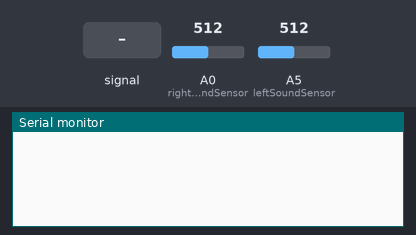
Bench run of a sketch on a simulated Arduino Uno, built with avr-gcc and run on an emulated ATmega328P. On the bench: the last lines printed to the serial monitor. The inputs (shaded band) are chosen by the test bench; at power-on: A0 (rightSoundSensor) = 512, A5 (leftSoundSensor) = 512.

Above: at 1.2 s.
1.3 s: A0 (rightSoundSensor) fed a 2 Hz sine of ±306 counts around its level
At 4.1 s:
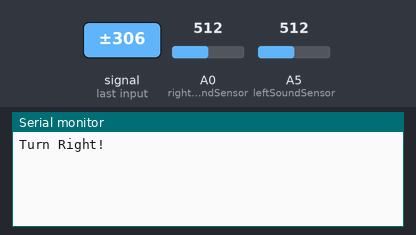
4.3 s: A5 (leftSoundSensor) fed a 200 Hz sine of ±460 counts around its level
At 5.9 s:
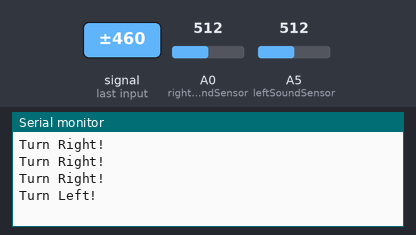

Measured:
- after the input at 1.3 s, the serial monitor: prints a new line after 2.4 s (image 1)
- after the input at 4.3 s, the serial monitor: prints a new line after 1.2 s (image 2)

The sketch:

ears_arduino_code.ino
```cpp
///// Sensor Define /////
const int leftSoundSensor = A5;
const int rightSoundSensor = A0;

///// Left Sensor Variables /////
int leftAverageCounter = 0;
int leftAverage = 0;
int leftBorder = 0;

///// Right Sensor Variables /////
int rightAverageCounter = 0;
int rightAverage = 0;
int rightBorder = 0;

void setup() {
  Serial.begin(115200);
}

void loop() {
  leftAverageCounter++;
  rightAverageCounter++;

  long leftSum = 0;
  long rightSum = 0;
  for (int i = 0; i < 32; i++) {
    leftSum += analogRead(leftSoundSensor);
  }
  for (int i = 0; i < 32; i++) {
    rightSum += analogRead(rightSoundSensor);
  }

  leftSum >>= 5;
  rightSum >>= 5;

  if (leftAverageCounter >= 9 && leftAverageCounter <= 13) {
    leftAverage = leftAverage + leftSum;
  }
  if (rightAverageCounter >= 9 && rightAverageCounter <= 13) {
    rightAverage = rightAverage + rightSum;
  }

  leftBorder = (leftAverage/5) + 50;
  rightBorder = (rightAverage/5) + 50;
  if (leftSum > leftBorder && leftAverageCounter >= 13 && leftSum > rightSum) {
    Serial.println("Turn Left!");
  }
  if (rightSum > rightBorder && rightAverageCounter >= 13 && leftSum < rightSum) {
    Serial.println("Turn Right!");
  }
  delay(300);
}
```
